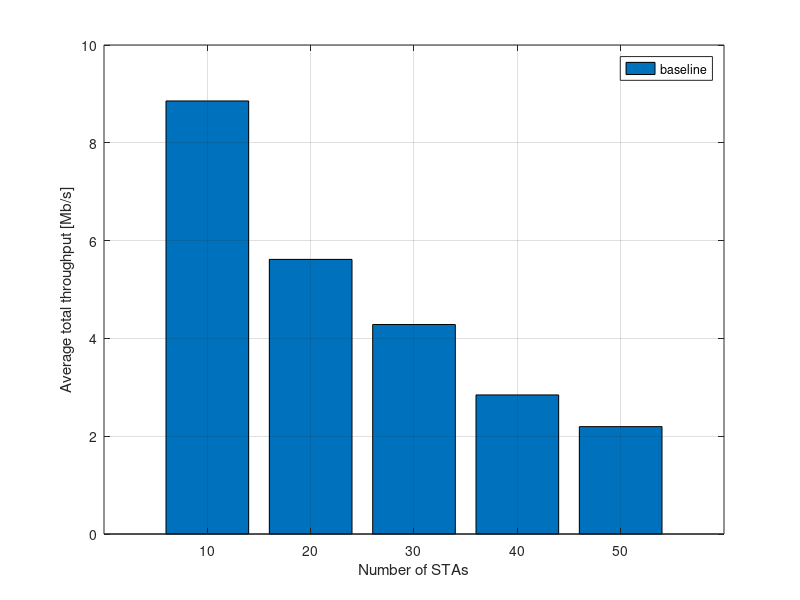

This figure's MATLAB source:
function csmaca
clear all; close all;

NumSta=[10:10:50];
NumIter=5;

SimuTime=1000;              % Simulation duration
SlotTime=1e-6;              % Duration of each timeslot
PktLen=180;                 % Number of bits per packet
DataRate=[6 9 12 18].*1e6;  % Available data rate (Mbps)
CWmin=32;                                       % Minimum contention window
CWmax=1024;                                     % Maximum contention window

for i=1:length(NumSta)
    for j=1:NumIter
        nn = NumSta(i);
        StaRate=DataRate(ceil(rand(1,nn)*4));       % Random rate of each station

        lambda=ones(1,nn)*10000;                    % Mean arrival of stations
        InterPktTime=(ones(1,nn)./lambda)/SlotTime; % Arrival time of the first packets
        StaPktCnt=zeros(1,nn);                      % Accumulated packet count of each station
        StaPktQ=[];                                 % Packet queue of each station
        SentBitCnt=zeros(1,nn);                     % Number of sent bits per station

        CW=ones(1,nn)*CWmin;                      % CW of each station
        backoff=ones(1,nn).*randi(CWmin,size(CW));                     % Initial backoff counter

        isBusy=0;           % flag denoting whether the medium is busy
        NumTx=0;            % Accumulated number of transmissions
        NumCollision=0;     % Accumulated number of collisions

        for t=1:SimuTime
            sprintf("=========== timeslot: %d ============", t)
            % schedule packet arrival events
            [InterPktTime, StaPktQ, StaPktCnt] = generate_pkt(InterPktTime, nn, PktLen, SlotTime, StaPktQ, StaPktCnt,lambda);

            % When the medium is idle
            if (~isBusy)
                % identify stations who have packets queued
                uid = find(StaPktCnt > 0);
                % continue if no one has packet
                if (length(uid) == 0)
                    continue;
                end
                % all pending stations count down together
                backoff(uid) = backoff(uid) - 1;

                % trigger transmissions when someone counts down to 0
                if (min(backoff(uid)) == 0)
                    % TODO: modify the following block to enable CSMA/CA
                    % identify the station ID of senders
                    ix = find(backoff(uid)==0);
                    winner = uid(ix)
                    % winner_ix = find(rand(1,length(uid)) < 0.2/nn*10) % TODO: now pick by probability. Should be removed
                    
                    % TODO END

                    % check whether collisions occur
                    if(length(winner) == 1)
                        SentBitCnt(winner) = SentBitCnt(winner) + StaPktQ(winner);
                        StaPktCnt(winner) = StaPktCnt(winner)-1;
                        StaPktQ(winner,1:end-1) = StaPktQ(winner,2:end);
                        % TODO: update CW here
                        CW(winner) = CWmin;
                    else
                        NumCollision = NumCollision + 1;
                        CW(winner) = min(CW(winner)*2 , CWmax);
                    end

                    % TODO: update the backoff counter of each sender
                    % TODO: modify this based on exponential random backoff
                    for k=1:length(winner)
                    	backoff(winner(k)) = randi(CW(winner(k)));                           
                    end
                    % TODO: may modify this in your final code since CSMA/CA will always have a winner
                    if (length(winner) > 0)     % flag the medium as busy and update the statistics
                        isBusy = 1;
                        txTime = round(max((StaPktQ(winner)./StaRate(winner)))./SlotTime)
                        NumTx = NumTx + 1;
                    end

                    StaPktCnt
                    SentBitCnt
                end
            else
                txTime = txTime - 1
                if (txTime <= 0)
                    isBusy = 0;
                    'Channel becomes idle'
                end
            end
        end
        SentBitCnt
        NumTx
        NumCollision
        tput = SentBitCnt/(SimuTime*SlotTime)./1e6
        total_tput(i,j) = sum(tput)
    end    
end
bar(NumSta,mean(total_tput,2))
xlabel('Number of STAs');
ylabel('Average total throughput [Mb/s]');
legend('baseline');
grid;
saveas(gcf,'rate.jpg','jpg')

function [InterPktTime, StaPktQ, StaPktCnt] = generate_pkt(InterPktTime, nn, PktLen, SlotTime, StaPktQ, StaPktCnt,lambda)
InterPktTime = InterPktTime - 1;
for u=1:length(InterPktTime)
    if(floor(InterPktTime(u)) == 0)
        StaPktCnt(u) = StaPktCnt(u) + 1;
        StaPktQ(u,StaPktCnt(u)) = PktLen;
        InterPktTime(u)=round(-log(1-rand)/lambda(u)/SlotTime);   % TODO: update the interarrival time here
        if (u == nn)        % for debugging
            StaPktCnt
        end
    end
end
return;
